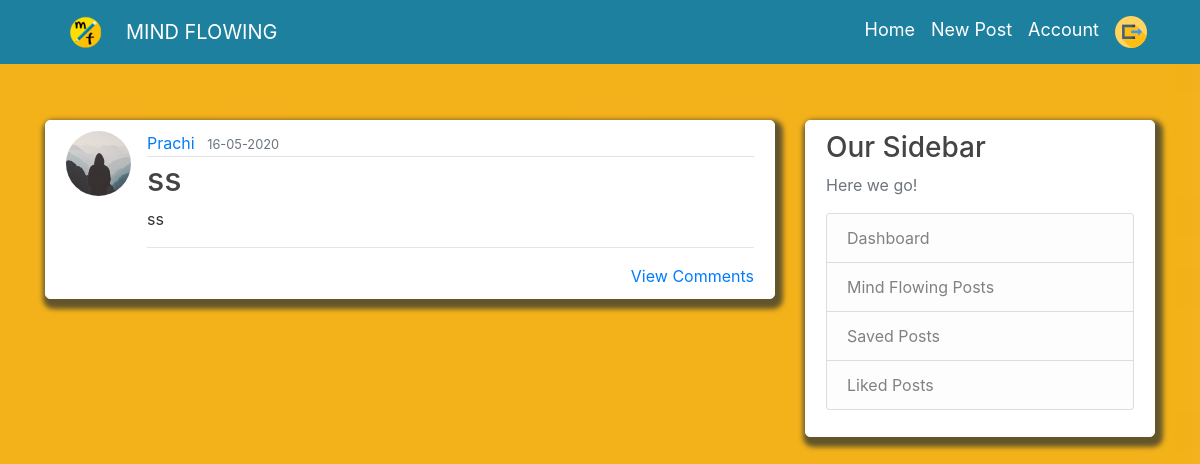
The app's page /post/1 (signed in) with its own data.
### flaskblog/models.py (models this page shows, shortened)
class User(db.Model, UserMixin):
    __searchable__ =['username']
    id = db.Column(db.Integer, primary_key=True)
    username = db.Column(db.String(20), unique=True, nullable=False)
    email = db.Column(db.String(120), unique=True, nullable=False)
    image_file = db.Column(db.String(20), nullable=False, default='default.jpg')
    password = db.Column(db.String(60), nullable=False)
    posts = db.relationship('Post', backref='author', lazy=True)
    liked = db.relationship('PostLike',foreign_keys='PostLike.user_id', backref='user', lazy='dynamic')
    saved = db.relationship('PostSave',foreign_keys='PostSave.user_id', backref='user', lazy='dynamic')
    unliked = db.relationship('PostUnLike',foreign_keys='PostUnLike.user_id', backref='user', lazy='dynamic')
    commented = db.relationship('PostComment',foreign_keys='PostComment.user_id',backref='user',lazy='dynamic')
    image = db.relationship('PostComment',foreign_keys='PostComment.user_id',backref='img',lazy=True)
    confirmed = db.Column(db.Boolean, nullable=False, default=False)
    followed = db.relationship('Follow',
                               foreign_keys='Follow.follower_id',
                               backref=db.backref('follower', lazy='joined'),
                               lazy='dynamic',
                               cascade='all, delete-orphan')
    followers = db.relationship('Follow',
                                foreign_keys='Follow.followed_id',
                                backref=db.backref('followed', lazy='joined'),
                                lazy='dynamic',
                                cascade='all, delete-orphan')

class Post(db.Model,UserMixin):
    __searchable__ = ['title', 'content']
    id = db.Column(db.Integer, primary_key=True)
    title = db.Column(db.String(100), nullable=False)
    date_posted = db.Column(db.DateTime, nullable=False, default=datetime.utcnow)
    content = db.Column(db.Text, nullable=False)
    user_id = db.Column(db.Integer, db.ForeignKey('user.id'), nullable=False)
    likes = db.relationship('PostLike', backref='post', lazy='dynamic')
    unlikes = db.relationship('PostUnLike', backref='post', lazy='dynamic')
    comments = db.relationship('PostComment',backref='post',lazy='dynamic')
    saves = db.relationship('PostSave', backref='post', lazy='dynamic')
    image = db.Column(db.String(100))

### flaskblog/routes.py (the view)
@app.route("/post/<int:post_id>",methods=['GET','POST'])
@login_required
def post(post_id):
    post = Post.query.get_or_404(post_id)
    form = PostCommentForm()
    return render_template('post.html', title=post.title, post=post,form=form)

### flaskblog/models.py (called while the page is built)
@login_manager.user_loader
def load_user(user_id):
    return User.query.get(int(user_id))

### flaskblog/templates/post.html (shortened to what this page needs)
{% extends "layout.html" %}
{% block content %}
<article class="media content-section">
  <img class="rounded-circle article-img img-fluid"
    src="{{ url_for('static', filename='profile_pics/' + post.author.image_file) }}">
  <div class="media-body">
    <div class="article-metadata">
      <a class="mr-2" href="{{ url_for('user_posts', username=post.author.username) }}">{{ post.author.username }}</a>
      <small class="text-muted">{{ post.date_posted.strftime('%d-%m-%Y') }}</small>
    </div>
    <h2 class="article-title">{{ post.title }}</h2>
    <p class="article-content">{{ post.content }}</p>
    <hr>
    <a style="float:right;" href="{{url_for('post_comment',post_id=post.id)}}">View Comments</a>
  </div>
</article>
{% endblock content %}

### flaskblog/static/main.css (style rules this page uses)
body { background: white; color: #333333; margin-top: 5rem; background: url("images/yellow.jpeg") no-repeat center center fixed; -webkit-background-size: cover; -moz-background-size: cover; -o-background-size: cover; background-size: cover; background-position: 0 20px; }
h1, h2, h3, h4, h5, h6 { color: #444444; }
.content-section { background: #ffffff; padding: 10px 20px; border: 0.5px solid white; border-radius: 5px; margin-bottom: 20px; box-shadow: 3px 5px 5px 5px #63552b; margin-top: 40px; }
.article-title { color: #444444; }
.article-img { height: 65px; width: 65px; margin-right: 16px; }
.article-metadata { padding-bottom: 1px; margin-bottom: 4px; border-bottom: 1px solid #e3e3e3 }

### records on screen
User: image_file (placeholder picture), author.username "Prachi"
Post: date_posted "16-05-2020", title "ss", content "ss"
